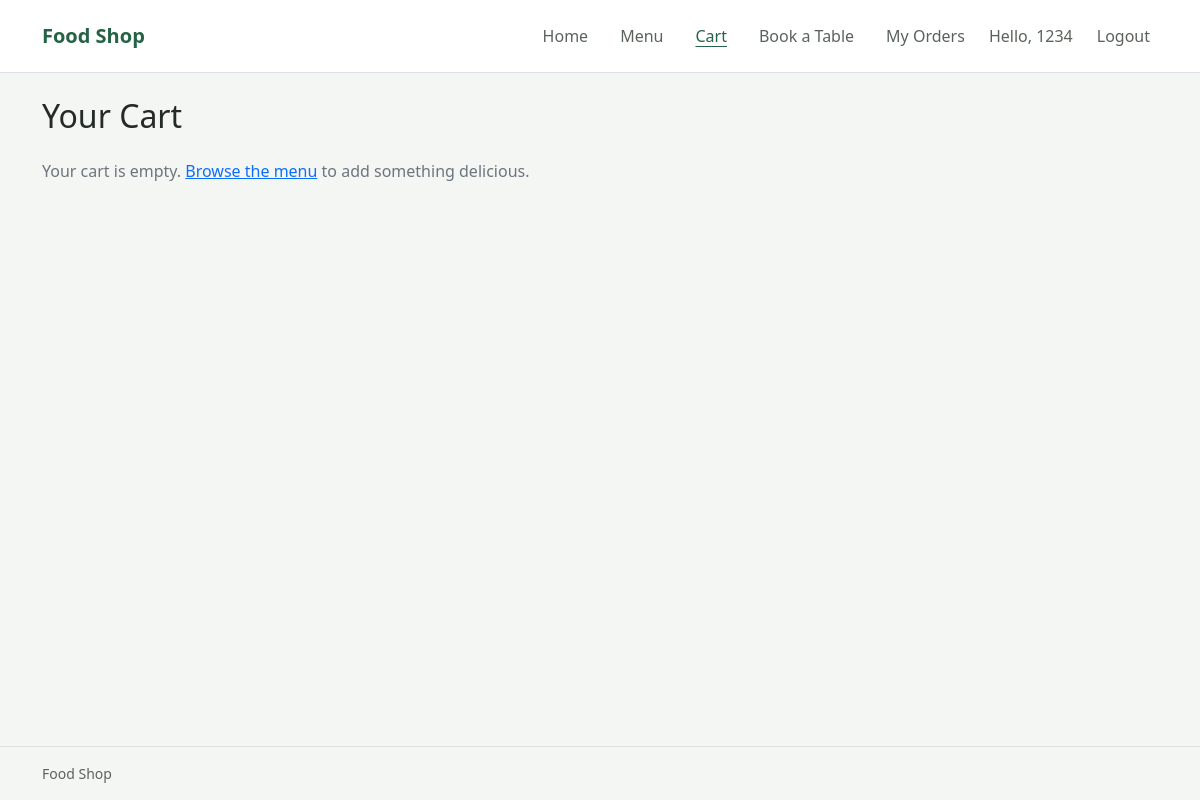
The page /orders (signed in) on the database as committed earlier.
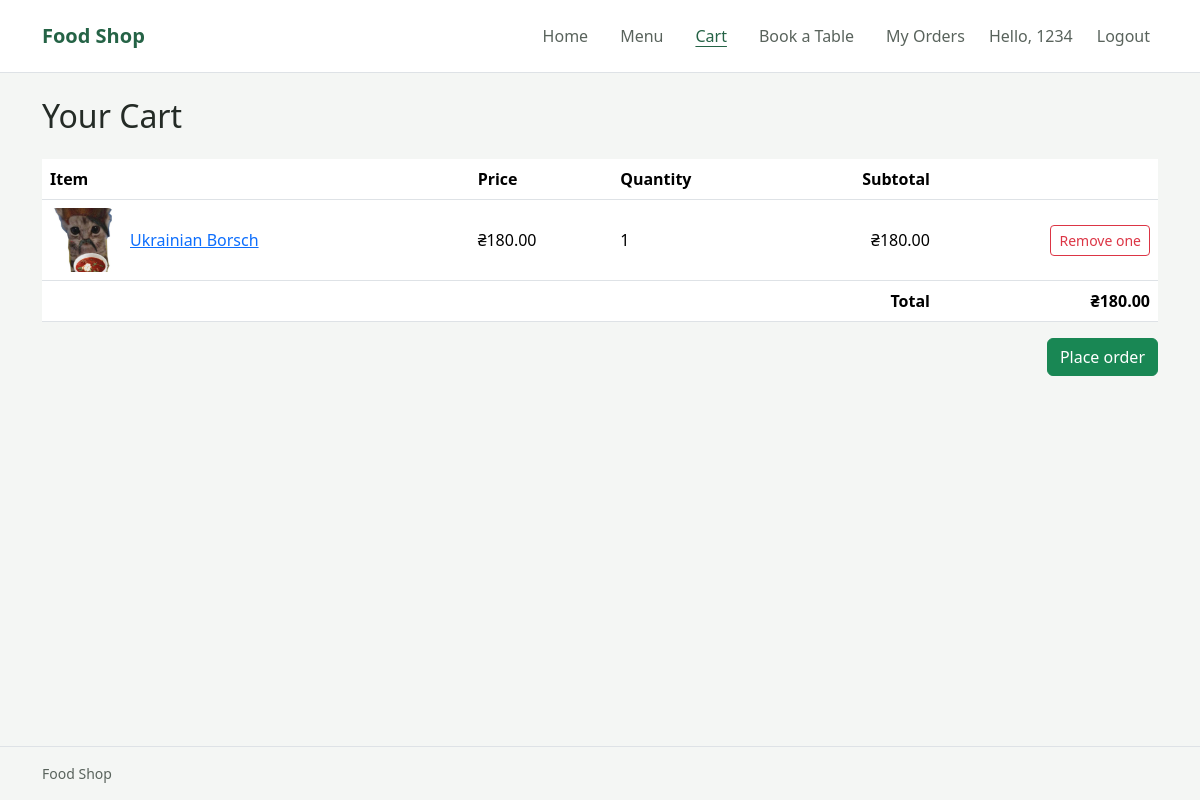
The same page on the database as committed later.
### database.py (models this page shows)
class Base(DeclarativeBase):
    pass

class Users(Base):
    __tablename__ = "users"
    orders: Mapped[list["Orders"]] = relationship("Orders", back_populates="user")
    customer_orders: Mapped[list["CustomerOrder"]] = relationship(
        "CustomerOrder", back_populates="user"
    )
    reservations: Mapped[list["Reservation"]] = relationship(
        "Reservation", back_populates="user"
    )
    id: Mapped[int] = mapped_column(primary_key=True)
    username: Mapped[str] = mapped_column(String(100), unique=True)
    password: Mapped[str] = mapped_column(String(255))
    is_admin: Mapped[bool] = mapped_column(Boolean, default=False, nullable=False)

class Orders(Base):
    __tablename__ = "orders"
    id: Mapped[int] = mapped_column(primary_key=True)
    user_id: Mapped[int] = mapped_column(ForeignKey("users.id"))
    product_id: Mapped[int] = mapped_column(ForeignKey("products.id"))
    customer_order_id: Mapped[int | None] = mapped_column(
        ForeignKey("customer_orders.id"), nullable=True
    )
    quantity: Mapped[int] = mapped_column()
    user: Mapped["Users"] = relationship("Users", back_populates="orders")
    product: Mapped["Product"] = relationship("Product", back_populates="orders")
    customer_order: Mapped["CustomerOrder | None"] = relationship(
        "CustomerOrder", back_populates="items"
    )

class Product(Base):
    __tablename__ = "products"
    orders: Mapped[list["Orders"]] = relationship("Orders", back_populates="product")
    id: Mapped[int] = mapped_column(primary_key=True)
    name: Mapped[str] = mapped_column(String(100))
    price: Mapped[Decimal] = mapped_column(Numeric(10, 2))
    category: Mapped[str] = mapped_column(String(100))
    description: Mapped[str] = mapped_column(String(500), default="")
    image: Mapped[str] = mapped_column(String(100), default="")

### main.py (the view)
@app.route('/orders')
def orders():
    if g.user is None:
        flash('Please log in to view your cart.', 'warning')
        return redirect(url_for('login'))
    with SessionLocal() as db:
        cart_items = db.scalars(
            select(Orders)
            .options(selectinload(Orders.product))
            .where(
                Orders.user_id == g.user.id,
                Orders.customer_order_id.is_(None),
            )
            .order_by(Orders.id)
        ).all()
        total = sum(
            (item.product.price * item.quantity for item in cart_items),
            start=0,
        )
        cart_summary = [
            {
                'product': item.product.name,
                'quantity': item.quantity,
                'subtotal': str(item.product.price * item.quantity),
            }
            for item in cart_items
        ]
        app.logger.info('Cart contents: %s | total=%s', cart_summary, total)
    return render_template('cart.html', cart_items=cart_items, total=total)

### main.py (called while the page is built, shortened)
def csrf_token():
    if 'csrf_token' not in session:
        session['csrf_token'] = secrets.token_hex(32)
    return session['csrf_token']

@app.before_request
def load_user_and_validate_csrf():
    g.user = None
    user_id = session.get('user_id')
    if user_id is not None:
        with SessionLocal() as db:
            g.user = db.get(Users, user_id)
        if g.user is None:
            session.clear()

### templates/cart.html (shortened to what this page needs)
{% extends "base.html" %}
{% block content %}
<h1 class="mb-4">Your Cart</h1>
{% if cart_items %}
<div class="table-responsive">
	<table class="table align-middle">
		<thead>
			<tr>
				<th scope="col">Item</th>
				<th scope="col">Price</th>
				<th scope="col">Quantity</th>
				<th scope="col" class="text-end">Subtotal</th>
				<th scope="col"><span class="visually-hidden">Actions</span></th>
			</tr>
		</thead>
		<tbody>
			{% for item in cart_items %}
			<tr>
				<td>
					<div class="d-flex align-items-center gap-3">
						{% if item.product.image %}
						<img src="{{ url_for('static', filename=item.product.image) }}" alt="" width="64" height="64" class="rounded object-fit-cover">
						{% endif %}
						<a href="{{ url_for('position', name=item.product.name) }}">{{ item.product.name }}</a>
					</div>
				</td>
				<td>₴{{ "%.2f"|format(item.product.price) }}</td>
				<td>{{ item.quantity }}</td>
				<td class="text-end">₴{{ "%.2f"|format(item.product.price * item.quantity) }}</td>
				<td class="text-end">
					<form action="{{ url_for('remove_from_cart', order_id=item.id) }}" method="post">
						<button class="btn btn-outline-danger btn-sm" type="submit">Remove one</button>
					</form>
				</td>
			</tr>
			{% endfor %}
		</tbody>
		<tfoot>
			<tr>
				<th colspan="4" class="text-end">Total</th>
				<th class="text-end">₴{{ "%.2f"|format(total) }}</th>
			</tr>
		</tfoot>
	</table>
</div>
<div class="d-flex justify-content-end">
	<a class="btn btn-success" href="{{ url_for('create_order') }}">Place order</a>
</div>
{% else %}
<p class="text-secondary">Your cart is empty. <a href="{{ url_for('menu') }}">Browse the menu</a> to add something delicious.</p>
{% endif %}
{% endblock %}

### templates/base.html (shortened to what this page needs)
<!DOCTYPE html>
<html lang="en">
<head>
	<link href="https://cdn.jsdelivr.net/npm/bootstrap@5.3.8/dist/css/bootstrap.min.css" rel="stylesheet">
</head>
<body class="d-flex flex-column min-vh-100">
	<header class="site-header border-bottom">
		<nav class="navbar navbar-expand-lg py-2 py-lg-3" aria-label="Main navigation">
			<div class="container">
				<a class="navbar-brand fw-bold" href="{{ url_for('index') }}">Food Shop</a>
				<div class="collapse navbar-collapse" id="mainNavigation">
					<ul class="navbar-nav ms-auto gap-lg-3">
						<li class="nav-item"><a class="nav-link{% if request.endpoint == 'index' %} active{% endif %}" href="{{ url_for('index') }}"{% if request.endpoint == 'index' %} aria-current="page"{% endif %}>Home</a></li>
						<li class="nav-item"><a class="nav-link{% if request.endpoint == 'menu' %} active{% endif %}" href="{{ url_for('menu') }}"{% if request.endpoint == 'menu' %} aria-current="page"{% endif %}>Menu</a></li>
						<li class="nav-item"><a class="nav-link{% if request.endpoint == 'orders' %} active{% endif %}" href="{{ url_for('orders') }}"{% if request.endpoint == 'orders' %} aria-current="page"{% endif %}>Cart</a></li>
						{% if g.user %}
						<li class="nav-item"><a class="nav-link{% if request.endpoint == 'reservations' %} active{% endif %}" href="{{ url_for('reservations') }}"{% if request.endpoint == 'reservations' %} aria-current="page"{% endif %}>Book a Table</a></li>
						<li class="nav-item"><a class="nav-link" href="{{ url_for('my_orders') }}">My Orders</a></li>
						<li class="nav-item"><span class="navbar-text d-block">Hello, {{ g.user.username }}</span></li>
						<li class="nav-item">
							<form action="{{ url_for('logout') }}" method="post">
								<button class="nav-link" type="submit">Logout</button>
							</form>
						</li>
						{% endif %}
					</ul>
				</div>
			</div>
		</nav>
	</header>
	<main class="container flex-grow-1 py-3 py-md-4">
		{% block content %}{% endblock %}
	</main>
	<footer class="site-footer border-top py-3">
		<div class="container">
			<p class="mb-0">Food Shop</p>
		</div>
	</footer>
</body>
</html>

### templates/base.html (style rules this page uses)
:root { --background: #f4f6f4; --surface: #ffffff; --text: #242b26; --muted: #59635c; --accent: #256346; --border: #dce3dd; }
body { background: var(--background); color: var(--text); font-family: "Segoe UI", sans-serif; }
.site-header { background: var(--surface); }
.navbar { --bs-navbar-color: var(--muted); --bs-navbar-hover-color: var(--accent); --bs-navbar-active-color: var(--accent); --bs-navbar-brand-color: var(--accent); --bs-navbar-brand-hover-color: var(--accent); }
.nav-link:hover, .nav-link.active { text-decoration: underline; text-underline-offset: 0.25rem; }
main { overflow-wrap: anywhere; }
h1 { margin-top: 0; font-size: 2rem; }
.site-footer { color: var(--muted); font-size: 0.875rem; }

Rows that differ between the two databases and show on the page:
added Orders: image (picture), product.name "Ukrainian Borsch", quantity "1"
now on this page (row unchanged): Product: product.price "180.00", item.product.price*item.quantity "180.00"
Other text that changed with them:
{{ "%.2f"|format(total) }}: (not shown) → "180.00"
text no longer shown: "Your cart is empty. Browse the menu to add something delicious."
text now shown: "Item Price Quantity Subtotal Total ₴ Place order"
